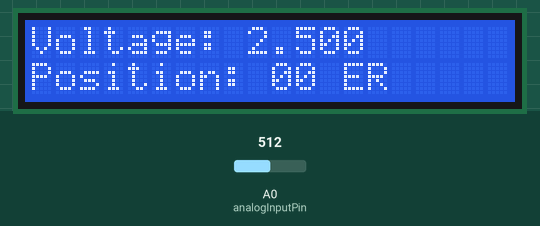
This sketch was run on a simulated Arduino Uno, built with avr-gcc and run on an emulated ATmega328P. Shown: 20×2 character LCD. The test bench sets the inputs (shaded band); at power-on: A0 (analogInputPin) = 512.

Above: at 1.2 s.
1.3 s: A0 (analogInputPin) set to 545
At 2.5 s:
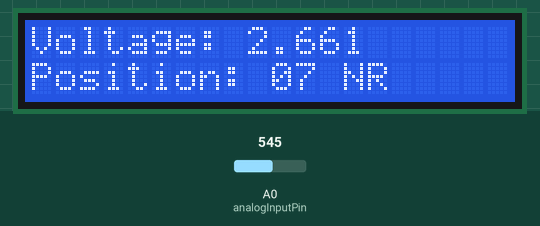
2.8 s: A0 (analogInputPin) set to 720
At 4.0 s:
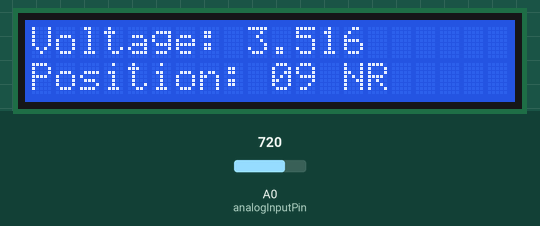
4.3 s: A0 (analogInputPin) set to 741
At 5.5 s:
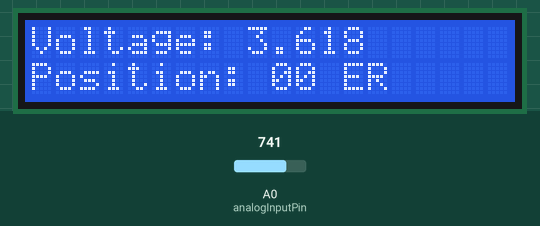
5.8 s: A0 (analogInputPin) set to 908
At 6.5 s:
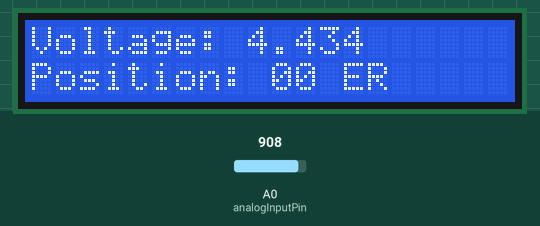
7.3 s: A0 (analogInputPin) set to 938
At 8.3 s:
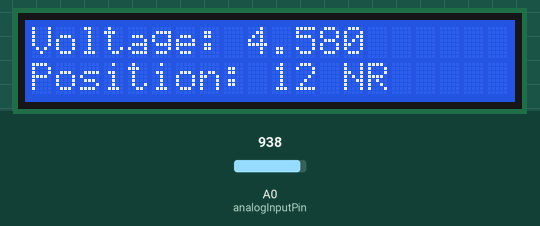
8.8 s: A0 (analogInputPin) set to 1023
At 9.2 s:
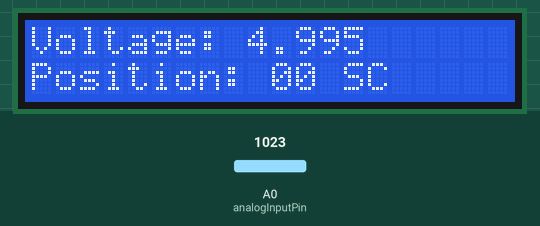
Timing chart, 0 to 11.3 s (numbered marks = the images above; inputs shaded):
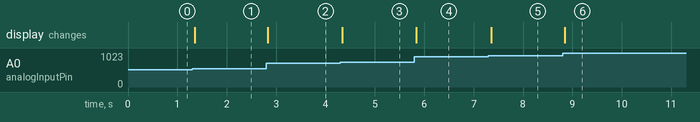

The sketch:

Analog-With-12-Selectors.ino
```cpp
/*
  Solution For:
  Topic: Can I have your opinion please!
  Category: Project Guidance
  Link: https://forum.arduino.cc/t/can-i-have-your-opinion-please/1123867

  Date: 22-May-23
  Author: MicroBeaut (μB)
*/

#include <Arduino.h>
#include <LiquidCrystal_I2C.h>

#define NUMBER_OF_POSITIONS 12  // NUMBER OF POSITIONS
#define DEVIDER 13.0f           // NUMBER OF RESISTORS

#define VOLTAGE 5.0f            // VOLTAGE MAL
#define RAW_MAX 1024.0f         // ANALOG RESOLUTION
#define ERROR_LIMIT 0.10f       // ± ERROR VOLTAGE LIMIT

#define analogInputPin A0
#define intervalTime 100UL

const float openCircuit = VOLTAGE / DEVIDER * 0.5f;
const float shortCircuit = VOLTAGE - openCircuit;

LiquidCrystal_I2C lcd(0x27, 20, 2);

enum State {
  ERROR,
  NORMAL,
  OPEN_CIRCUIT,
  SHORT_CIRCUTI
};

unsigned long startTime;
float analogValue;
uint8_t position;

State state;

void analogCondition();
State getError(float value);
uint8_t getPosition();
bool isInRange(float voltage, float reference);
bool isIntervalTimout();
void lcdDisplay();

void setup() {
  lcd.init();
  lcd.backlight();
}

void loop() {
  analogCondition();
  position = getPosition();
  lcdDisplay();
}

void analogCondition() {
  int rawValue = analogRead(analogInputPin);
  analogValue = rawValue * VOLTAGE / RAW_MAX;
}

State getError(float value) {
  if (value <= openCircuit) return OPEN_CIRCUIT;
  if (value >= shortCircuit) return SHORT_CIRCUTI;
  return ERROR;
}

uint8_t getPosition() {
  for (uint8_t index = 1; index <= NUMBER_OF_POSITIONS; index++) {
    float reference = index * VOLTAGE / DEVIDER;
    if (isInRange(analogValue, reference)) {
      state = NORMAL;
      return index;
    }
  }
  state = getError(analogValue);
  return 0;
}

bool isInRange(float voltage, float reference) {
  if (voltage > reference + ERROR_LIMIT) return false;
  if (voltage < reference - ERROR_LIMIT) return false;
  return true;
}

bool isIntervalTimout() {
  unsigned long elapsedTime = micros() - startTime;
  if (elapsedTime < intervalTime) return false;
  startTime = micros();
  return true;
}

void lcdDisplay() {
  if (!isIntervalTimout()) return;
  lcd.setCursor(0, 0);
  lcd.print("Voltage: ");
  lcd.print(String(analogValue, 3));
  lcd.setCursor(0, 1);
  lcd.print("Position: ");
  char pos[3];
  sprintf(pos, "%02d", position);
  lcd.print(pos);
  lcd.setCursor(13, 1);
  switch (state) {
    case NORMAL:
      lcd.print("NR");
      break;
    case ERROR:
      lcd.print("ER");
      break;
    case OPEN_CIRCUIT:
      lcd.print("OC");
      break;
    case SHORT_CIRCUTI:
      lcd.print("SC");
      break;
  }
}
```

Measured:
- the behaviour switches between 530 and 531 on A0 (analogInputPin) (found by bisection; images 0 and 1)
- the behaviour switches between 729 and 730 on A0 (analogInputPin) (found by bisection; images 2 and 3)
- the behaviour switches between 924 and 925 on A0 (analogInputPin) (found by bisection; images 4 and 5)
- after the input at 1.3 s, the display: changes after 0.05 s (image 1)
- after the input at 2.8 s, the display: changes at once (image 2)
- after the input at 4.3 s, the display: changes at once (image 3)
- after the input at 5.8 s, the display: changes at once (image 4)
- after the input at 7.3 s, the display: changes after 0.05 s (image 5)
- after the input at 8.8 s, the display: changes at once (image 6)
